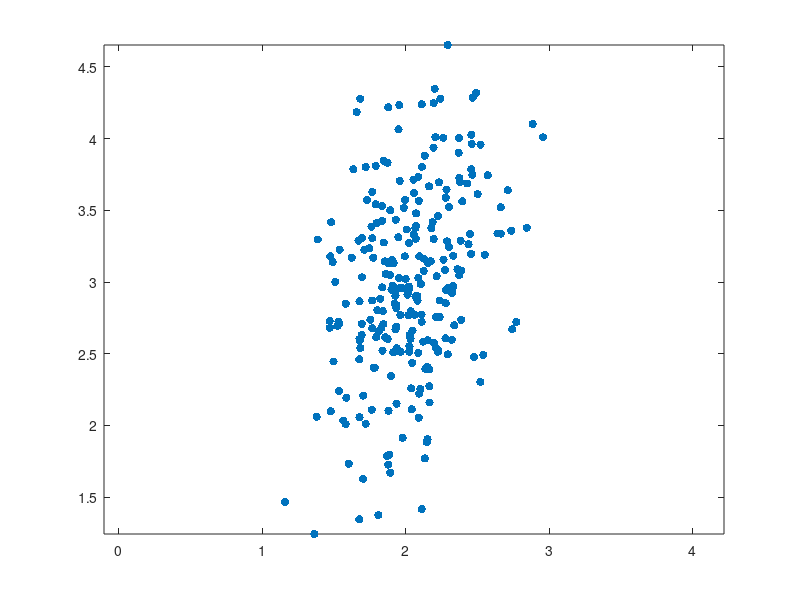

Write MATLAB code to recreate this figure.
% Matricea covariantelor
vmat = [2, 1.5; 1.5, 9];
% Media 
mu = [2 3];
[u,s,v] = svd(vmat);
vsqrt = ( v*(u'.*sqrt(s)))';
% Generez v.a. normala
td = randn(250,2);
% Folosesc transformarea x=z*sigma+mu
data = td*vsqrt+ones(250,1)*mu;
% Folosesc functia 'scatterplot'
plot(data(:,1),data(:,2),'x')
axis equal
% Creez 'scatterplot' folosind functia 'scatter'
scatter(data(:,1),data(:,2),'filled')
axis equal
box on